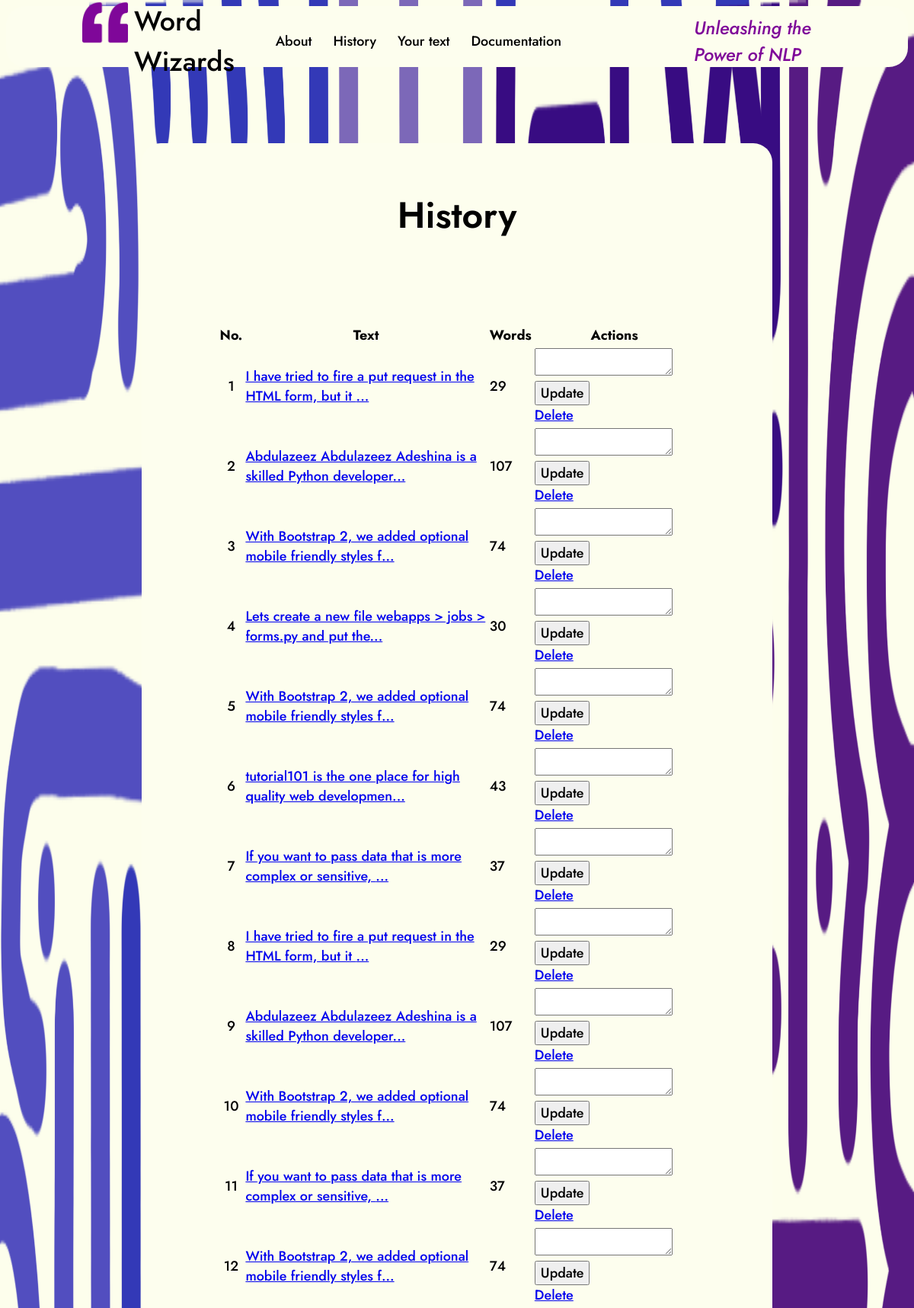
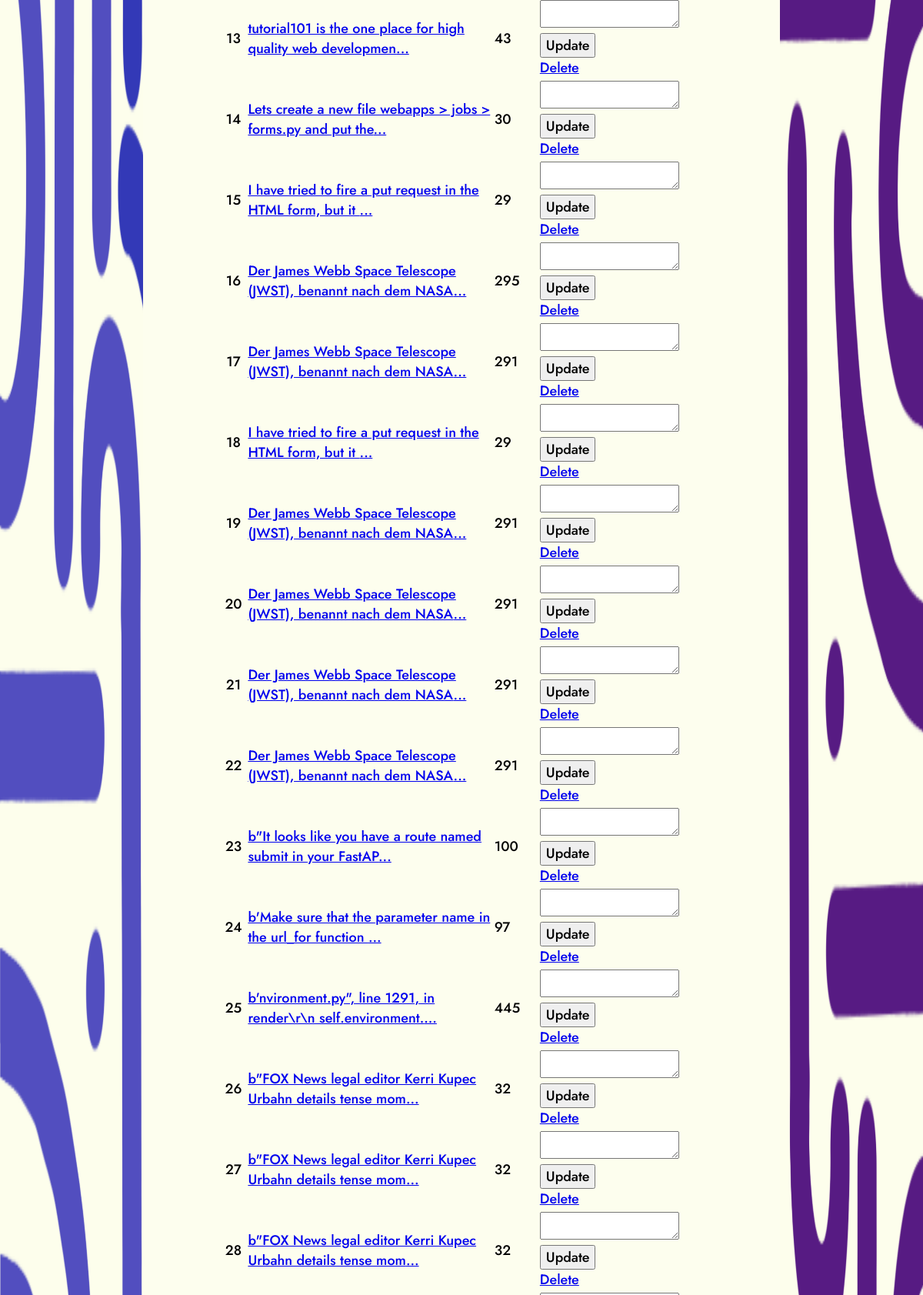
The app's page /history (upper part) with its own data (2 pictures, top to bottom).
### src/sqlmodels/nlp_data.py (models this page shows)
class NLPData(SQLModel, table=True):
    nlp_data_id: Optional[int] = Field(default=None, primary_key=True)
    text: str = Field(index=True)
    lang: str = Field(index=True)
    tokens: List[str] = Field(sa_column=Column(JSON))
    word_count: int = Field(index=True)
    pos: List[Tuple[str, str]] = Field(sa_column=Column(JSON))
    entities: List[Tuple[str, str]] = Field(sa_column=Column(JSON))
    lemma: List[str] = Field(sa_column=Column(JSON))
    keywords: List[str] = Field(sa_column=Column(JSON))
    summary: str = Field(index=True)
    class Config:
        schema_extra = {
            "example": {
            }
        }

### src/main.py (the view)
@app.get('/history', response_class=HTMLResponse, response_model=None, status_code=200, tags=["Home"])
async def history(request: Request, db : Session = Depends(get_session))-> Jinja2Templates:
    nlp_data_list = NLPDataService(db).get_all_nlp_data()
    return templates.TemplateResponse('history.html', {'request': request, 'nlp_list': nlp_data_list})

### templates/history.html (shortened to what this page needs)
{% extends "home.html" %}
{% block content %}
<main>
    <section>
        <div class="content">
            <h1 class="titles">History</h1>
        </div>
        <div class="content">
            <table class="table mb-4">
                <thead>
                    <tr class="text_cont">
                      <th scope="col">No.</th>
                      <th scope="col">Text</th>
                      <th scope="col">Words</th>
                      <th scope="col">Actions</th>
                    </tr>
                </thead>
                <tbody>
                    {% for nlp in nlp_list %}
                    <tr>
                      <th scope="row" class="text_cont">{{ nlp.nlp_data_id }}</th>
                      <td class="text_cont"><a href="{{ url_for('to_analyze', nlp_data_id = nlp.nlp_data_id ) }}">{{ nlp.text[:60] }}...</a></td>
                      <td class="text_cont">{{ nlp.word_count }}</td>
                      <td class="text_cont">
                        <form action="{{ url_for('update_text', nlp_data_id = nlp.nlp_data_id ) }}" method="post" id="updateText">
                            <textarea id="text" name="text_up"></textarea>
                            <input class="text_cont" type="submit" value="Update"></form>
                        <a class="btn btn-danger ms-1" href="/history/delete/{{ nlp.nlp_data_id }}">Delete</a>
                      </td>
                    </tr>
                    {% endfor %}
                </tbody>
            </table>
        </div>
    </section>
</main>
{% endblock %}

### assets/static/home_styles.css (style rules this page uses)
body { background-image: url('../images/Background.PNG'); background-repeat: no-repeat; background-attachment: fixed; background-size: 100% 100%; display: flex; align-items: center; justify-content: center; flex-direction: column; }
.titles { color: #000; font-family: Jost; font-size: 48px; font-style: normal; font-weight: 600; line-height: normal; }
.content { height: 100%; display: flex; align-items: center; justify-content: center; flex-direction: column; padding-top: 20px; padding-right: 100px; padding-bottom: 15px; padding-left: 100px; }
.text_cont { color: #000; font-family: Jost; font-size: 18px; font-style: normal; font-weight: 500; line-height: normal; }

### records on screen
NLPData: nlp_data_id "1", text "I have tried to fire a put request in the HTML form, but it", word_count "29"
NLPData: nlp_data_id "2", text "Abdulazeez Abdulazeez Adeshina is a skilled Python developer", word_count "107"
NLPData: nlp_data_id "3", text "With Bootstrap 2, we added optional mobile friendly styles f", word_count "74"
NLPData: nlp_data_id "4", text "Lets create a new file webapps > jobs > forms.py and put the", word_count "30"
NLPData: nlp_data_id "5", text "With Bootstrap 2, we added optional mobile friendly styles f", word_count "74"
NLPData: nlp_data_id "6", text "tutorial101 is the one place for high quality web developmen", word_count "43"
NLPData: nlp_data_id "7", text "If you want to pass data that is more complex or sensitive,", word_count "37"
NLPData: nlp_data_id "8", text "I have tried to fire a put request in the HTML form, but it", word_count "29"
NLPData: nlp_data_id "9", text "Abdulazeez Abdulazeez Adeshina is a skilled Python developer", word_count "107"
NLPData: nlp_data_id "10", text "With Bootstrap 2, we added optional mobile friendly styles f", word_count "74"
NLPData: nlp_data_id "11", text "If you want to pass data that is more complex or sensitive,", word_count "37"
NLPData: nlp_data_id "12", text "With Bootstrap 2, we added optional mobile friendly styles f", word_count "74"
NLPData: nlp_data_id "13", text "tutorial101 is the one place for high quality web developmen", word_count "43"
NLPData: nlp_data_id "14", text "Lets create a new file webapps > jobs > forms.py and put the", word_count "30"
NLPData: nlp_data_id "15", text "I have tried to fire a put request in the HTML form, but it", word_count "29"
NLPData: nlp_data_id "16", text "Der James Webb Space Telescope (JWST), benannt nach dem NASA", word_count "295"
NLPData: nlp_data_id "17", text "Der James Webb Space Telescope (JWST), benannt nach dem NASA", word_count "291"
NLPData: nlp_data_id "18", text "I have tried to fire a put request in the HTML form, but it", word_count "29"
NLPData: nlp_data_id "19", text "Der James Webb Space Telescope (JWST), benannt nach dem NASA", word_count "291"
NLPData: nlp_data_id "20", text "Der James Webb Space Telescope (JWST), benannt nach dem NASA", word_count "291"
NLPData: nlp_data_id "21", text "Der James Webb Space Telescope (JWST), benannt nach dem NASA", word_count "291"
NLPData: nlp_data_id "22", text "Der James Webb Space Telescope (JWST), benannt nach dem NASA", word_count "291"
NLPData: nlp_data_id "23", text "b\"It looks like you have a route named submit in your FastAP", word_count "100"
NLPData: nlp_data_id "24", text "b'Make sure that the parameter name in the url_for function", word_count "97"
NLPData: nlp_data_id "25", text "b'nvironment.py\", line 1291, in render\\r\\n self.environment.", word_count "445"
NLPData: nlp_data_id "26", text "b\"FOX News legal editor Kerri Kupec Urbahn details tense mom", word_count "32"
NLPData: nlp_data_id "27", text "b\"FOX News legal editor Kerri Kupec Urbahn details tense mom", word_count "32"
NLPData: nlp_data_id "28", text "b\"FOX News legal editor Kerri Kupec Urbahn details tense mom", word_count "32"
